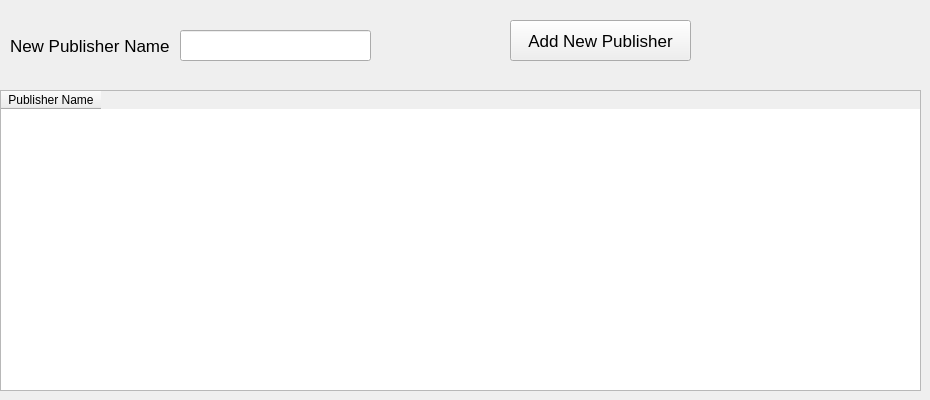
      <widget class="QWidget" name="tab_9">
       <attribute name="title">
        <string>Publisher</string>
       </attribute>
       <widget class="QLineEdit" name="lineEdit_21">
        <property name="geometry">
         <rect>
          <x>180</x>
          <y>30</y>
          <width>191</width>
          <height>31</height>
         </rect>
        </property>
       </widget>
       <widget class="QPushButton" name="pushButton_16">
        <property name="geometry">
         <rect>
          <x>510</x>
          <y>20</y>
          <width>181</width>
          <height>41</height>
         </rect>
        </property>
        <property name="font">
         <font>
          <pointsize>13</pointsize>
         </font>
        </property>
        <property name="text">
         <string>Add New Publisher</string>
        </property>
       </widget>
       <widget class="QLabel" name="label_28">
        <property name="geometry">
         <rect>
          <x>10</x>
          <y>30</y>
          <width>161</width>
          <height>31</height>
         </rect>
        </property>
        <property name="font">
         <font>
          <pointsize>13</pointsize>
         </font>
        </property>
        <property name="text">
         <string>New Publisher Name</string>
        </property>
       </widget>
       <widget class="QTableWidget" name="tableWidget_4">
        <property name="geometry">
         <rect>
          <x>0</x>
          <y>90</y>
          <width>921</width>
          <height>301</height>
         </rect>
        </property>
        <column>
         <property name="text">
          <string>Publisher Name</string>
         </property>
        </column>
       </widget>
      </widget>
